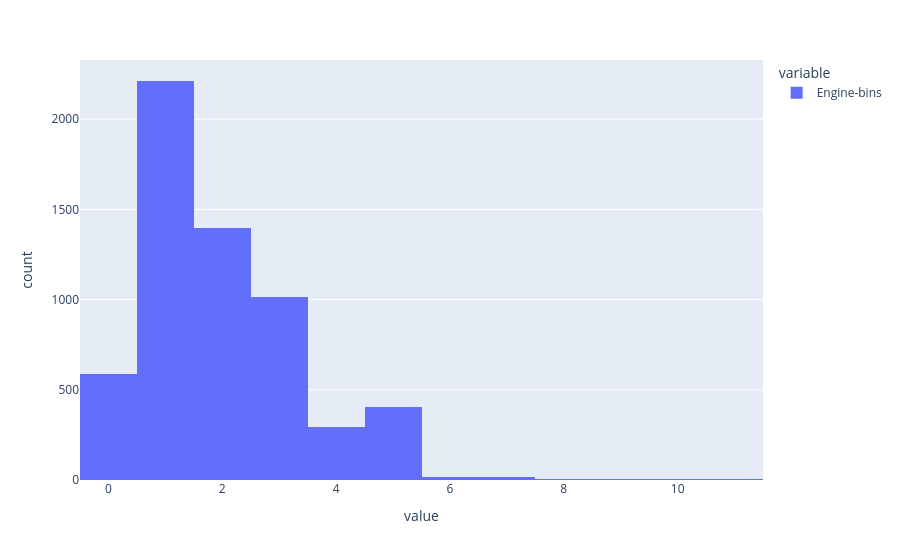

Here is the notebook cell this chart was saved with:
### Code cell
px.histogram(data['Engine-bins'])

### Figure 1 — Plotly figure (JSON) as saved in the notebook; plotly's stock layout.template omitted (floating-point values rounded to 4 significant figures; data arrays with more than 128 entries replaced by an {"elided": "..."} marker saying what was removed)
{"data": [{"bingroup": "x", "hovertemplate": "variable=Engine-bins<br>value=%{x}<br>count=%{y}<extra></extra>", "legendgroup": "Engine-bins", "marker": {"color": "#636efa", "pattern": {"shape": ""}}, "name": "Engine-bins", "orientation": "v", "showlegend": true, "type": "histogram", "x": {"elided": "5974 int values"}, "xaxis": "x", "yaxis": "y"}], "layout": {"barmode": "relative", "legend": {"title": {"text": "variable"}, "tracegroupgap": 0}, "margin": {"t": 60}, "xaxis": {"anchor": "y", "domain": [0, 1], "title": {"text": "value"}}, "yaxis": {"anchor": "x", "domain": [0, 1], "title": {"text": "count"}}}}
